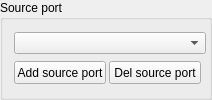
         <widget class="QGroupBox" name="sourcePort_grpbox">
          <property name="sizePolicy">
           <sizepolicy hsizetype="Fixed" vsizetype="Minimum">
            <horstretch>0</horstretch>
            <verstretch>0</verstretch>
           </sizepolicy>
          </property>
          <property name="minimumSize">
           <size>
            <width>212</width>
            <height>0</height>
           </size>
          </property>
          <property name="maximumSize">
           <size>
            <width>212</width>
            <height>16777215</height>
           </size>
          </property>
          <property name="baseSize">
           <size>
            <width>0</width>
            <height>0</height>
           </size>
          </property>
          <property name="title">
           <string>Source port</string>
          </property>
          <layout class="QVBoxLayout" name="verticalLayout_11">
           <item>
            <widget class="QComboBox" name="sourcePort_cmbbox">
             <property name="sizePolicy">
              <sizepolicy hsizetype="MinimumExpanding" vsizetype="Fixed">
               <horstretch>0</horstretch>
               <verstretch>0</verstretch>
              </sizepolicy>
             </property>
             <property name="minimumSize">
              <size>
               <width>192</width>
               <height>22</height>
              </size>
             </property>
            </widget>
           </item>
           <item>
            <layout class="QHBoxLayout" name="horizontalLayout_2">
             <item>
              <widget class="QPushButton" name="addPort_btn">
               <property name="sizePolicy">
                <sizepolicy hsizetype="Minimum" vsizetype="Fixed">
                 <horstretch>0</horstretch>
                 <verstretch>0</verstretch>
                </sizepolicy>
               </property>
               <property name="minimumSize">
                <size>
                 <width>92</width>
                 <height>23</height>
                </size>
               </property>
               <property name="text">
                <string>Add source port</string>
               </property>
              </widget>
             </item>
             <item>
              <widget class="QPushButton" name="delPort_btn">
               <property name="sizePolicy">
                <sizepolicy hsizetype="Minimum" vsizetype="Fixed">
                 <horstretch>0</horstretch>
                 <verstretch>0</verstretch>
                </sizepolicy>
               </property>
               <property name="minimumSize">
                <size>
                 <width>92</width>
                 <height>23</height>
                </size>
               </property>
               <property name="text">
                <string>Del source port</string>
               </property>
              </widget>
             </item>
            </layout>
           </item>
          </layout>
         </widget>
